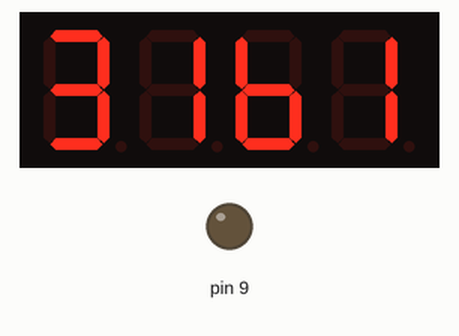
The sketch below on a simulated Arduino Uno, built with avr-gcc and run on an emulated ATmega328P. Parts: 4-digit seven-segment display, output pins drawn as LEDs (lit = HIGH). Wiring (inferred from the names in the program): 4-digit 7-segment display, segments lit when LOW: segments pin 2, pin 3, pin 4, pin 5, pin 6, pin 7, pin 8; digit selects pin 13, pin 12, pin 11, pin 10. The local clock reads 2024-03-15 10:24:30 at power-on unless the sketch sets it; the segment pins are drawn as the display they are named for; pins used as bus, display or sensor lines are not drawn.

Above: at 0.1 s.
At 40.1 s:
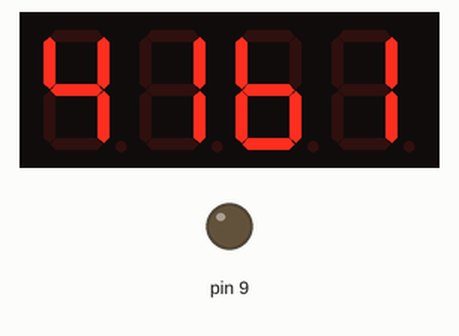
At 100.1 s:
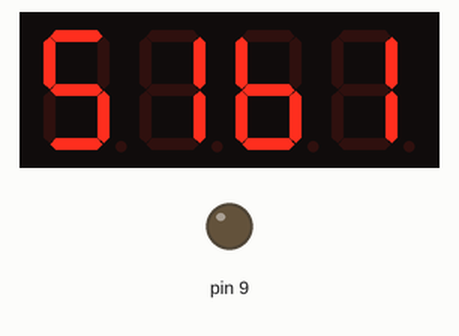

Measured:
- what the display in image 0 shows lasts 40.1 s, from 0.0 s to 40.1 s
- what the display in image 1 shows lasts 60.0 s, from 40.1 s to 100.1 s

The sketch:

counterRTC.ino
```cpp
#include <DS1307RTC.h>
#include <Time.h>
#include <Wire.h>

//4 Digit Arduino Counter
#define A 2
#define B 3
#define C 4
#define D 5
#define E 6
#define F 7
#define G 8
#define dot 9
// Pins driving common anodes
#define CA1 13
#define CA2 12
#define CA3 11
#define CA4 10
// Pins for A B C D E F G, in sequence
const int segs[7] = {2, 3, 4, 5, 6, 7, 8};
// Segments that make each number
const byte numbers[10] = {0b1000000,0b1111001,0b0100100,0b0110000,0b0011001,0b0010010,0b0000010,0b1111000,0b0000000,0b0010000};
const char *monthName[12] = {
  "Jan", "Feb", "Mar", "Apr", "May", "Jun",
  "Jul", "Aug", "Sep", "Oct", "Nov", "Dec"
};

  tmElements_t tm;
void setup() {

  bool parse=false;
  bool config=false;

  // get the date and time the compiler was run
  if (getDate(__DATE__) && getTime(__TIME__)) {
    parse = true;
    // and configure the RTC with this info
    if (RTC.write(tm)) {
      config = true;
    }
  }

  pinMode(2, OUTPUT);
  pinMode(3, OUTPUT);
  pinMode(4, OUTPUT);
  pinMode(5, OUTPUT);
  pinMode(6, OUTPUT);
  pinMode(7, OUTPUT);
  pinMode(8, OUTPUT);
  pinMode(9, OUTPUT);
  pinMode(10, OUTPUT);
  pinMode(11, OUTPUT);
  pinMode(12, OUTPUT);
  pinMode(13, OUTPUT);
}

void loop() {

int digit1;
int digit2;
int digit3;
int digit4;
if (RTC.read(tm)) {
    if(tm.Hour > 10){
      digit1 = 1;
      digit2 = tm.Hour - 10;
    }
    else{
      digit1 = 0;
      digit2 = tm.Hour;
    }

   if(tm.Minute > 10){
      digit4 = tm.Minute % 10;
      digit3 = (tm.Minute - digit4)/10;

    }
    else{
      digit3 = 0;
      digit4 = tm.Minute;
    }


       lightDigit1(numbers[digit1]);
        delay(5);
       lightDigit2(numbers[digit2]);
       delay(5);
        lightDigit3(numbers[digit3]);
       delay(5);
       lightDigit4(numbers[digit4]);
       delay(5);

}
else{
  //if we don't have the time display horizontal lines
  digitalWrite(CA1, HIGH);
  digitalWrite(CA2, HIGH);
  digitalWrite(CA3, HIGH);
  digitalWrite(CA4, HIGH);

  digitalWrite(A, HIGH);
  digitalWrite(B, HIGH);
  digitalWrite(C, HIGH);
  digitalWrite(D, HIGH);
  digitalWrite(E, HIGH);
  digitalWrite(F, HIGH);
  digitalWrite(G, LOW);
}

}


 void lightDigit1(byte number)      {
  digitalWrite(CA1, LOW);
  digitalWrite(CA2, LOW);
  digitalWrite(CA3, LOW);
  digitalWrite(CA4, HIGH);
  lightSegments(number);
 }
void lightDigit2(byte number) {
  digitalWrite(CA1, LOW);
  digitalWrite(CA2, LOW);
  digitalWrite(CA3, HIGH);
  digitalWrite(CA4, LOW);
  lightSegments(number);
}
void lightDigit3(byte number) {
  digitalWrite(CA1, LOW);
  digitalWrite(CA2, HIGH);
  digitalWrite(CA3, LOW);
  digitalWrite(CA4, LOW);
  lightSegments(number);
}
void lightDigit4(byte number){
  digitalWrite(CA1, HIGH);
  digitalWrite(CA2, LOW);
  digitalWrite(CA3, LOW);
  digitalWrite(CA4, LOW);
  lightSegments(number);

}
void lightSegments(byte number){
  for (int i = 0;i < 7;i++) {
    int bit = bitRead(number, i);
    digitalWrite(segs[i], bit);
  }
}


bool getTime(const char *str)
{
  int Hour, Min, Sec;

  if (sscanf(str, "%d:%d:%d", &Hour, &Min, &Sec) != 3) return false;
  tm.Hour = Hour;
  tm.Minute = Min;
  tm.Second = Sec;
  return true;
}
bool getDate(const char *str)
{
  char Month[12];
  int Day, Year;
  uint8_t monthIndex;

  if (sscanf(str, "%s %d %d", Month, &Day, &Year) != 3) return false;
  for (monthIndex = 0; monthIndex < 12; monthIndex++) {
    if (strcmp(Month, monthName[monthIndex]) == 0) break;
  }
  if (monthIndex >= 12) return false;
  tm.Day = Day;
  tm.Month = monthIndex + 1;
  tm.Year = CalendarYrToTm(Year);
  return true;
}
```
